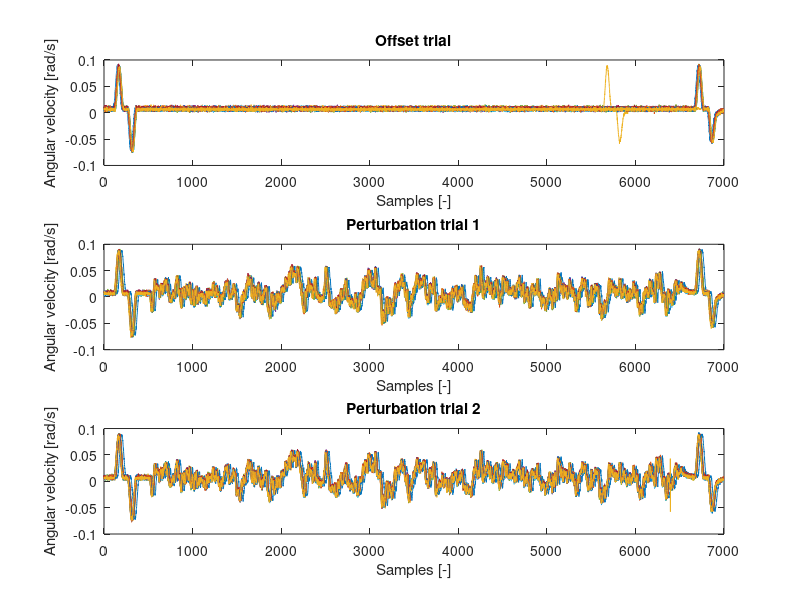

Source code (MATLAB): (Note: this script raises an error after producing the figure.)
%% Processing and analysing raw pitch IMU data for 24 subjects

% This script processes the raw heave IMU data for 24 subjects into final
% angular velocity input signals suitable for system identification.

clear all
close all
clc 

%% Load files

% !!! CHANGE DESIGNED PERTURBATION FOR CORRECT MOTION HERE !!!
% Designed perturbation signal
load('pitch_pert_amp05'); 
clearvars pitch_acc_amp05 pitch_dis_amp05
%%
% !!! CHANGE mat-file FOR CORRECT MOTION HERE !!!
% Measured force signals
IMU_data  = load('cell_array_pitch_IMU_data_24subs.mat');

%% Define the correct sign convention here
des_pert    = pitch_vel_amp05;
clearvars pitch_vel_amp05

%% Genereta cell structure (DO NOT CHANGE!)
IMU_data    = struct2cell(IMU_data);
offset      = cell2mat(IMU_data{1});
trial1      = cell2mat(IMU_data{2});
trial2      = cell2mat(IMU_data{3});

%% Plot raw acceleration data
figure('name', 'Raw IMU data')
subplot(311)
    plot(offset)
    xlabel('Samples [-]')
    ylabel('Angular velocity [rad/s]')
    title('Offset trial');
subplot(312)
    plot(trial1)
    xlabel('Samples [-]')
    ylabel('Angular velocity [rad/s]')
    title('Perturbation trial 1');
subplot(313)
    plot(trial2)
    xlabel('Samples [-]')
    ylabel('Angular velocity [rad/s]')
    title('Perturbation trial 2');
    
%% Filtering IMU data for removing noise
close all
offset_filt = IMU_noise_filter(offset);
trial1_filt = IMU_noise_filter(trial1);
trial2_filt = IMU_noise_filter(trial2);

%% Plot unfiltered against filtered IMU data
figure('name','Unfiltered vs. filtered IMU data')
subplot(231)
    plot(offset)
%     ylim([8 12]);
    xlim([0 7000]);
    ylabel('Angular velocity [rad/s]')
    title('Offset trial unfiltered');
subplot(234)
    plot(offset_filt)
%     ylim([8 12]);
    xlim([0 7000]);
    ylabel('Angular velocity [rad/s]')
    xlabel('Samples [-]')
    title('Offset trial filtered');
subplot(232)
    plot(trial1)
%     ylim([8 12]);
    xlim([0 7000]);
    title('Trial 1 unfiltered');
subplot(235)
    plot(trial1_filt)
%     ylim([8 12]);
    xlim([0 7000]);
    ylabel('Angular velocity [rad/s]')
    xlabel('Samples [-]')
    title('Trial 1 filtered');
subplot(233)
    plot(trial2)
%     ylim([8 12]);
    xlim([0 7000]);
    ylabel('Angular velocity [rad/s]')
    xlabel('Samples [-]')
    title('Trial 2 unfiltered');
subplot(236)
    plot(trial2_filt)
%     ylim([8 12]);
    xlim([0 7000]);
    ylabel('Angular velocity [rad/s]')
    xlabel('Samples [-]')
    title('Trial 2 filtered');

%% Compare designed perturbation signal with measured IMU signal
close all
figure()
    hold on;
    plot(des_pert);
    plot(trial1_filt(:,14));
    legend('Des. perturbation', 'Mes. signal')

%% Calculate delay and align all measured interface forces with the designed signal 
close all 

% this function calculates for all participants the delay between the
% designed signal and the measured IMU signals for trial 1 and 2.
[t1_aligned, lag_t1] = my_xcov_function_IMU(des_pert, trial1_filt);
[t2_aligned, lag_t2] = my_xcov_function_IMU(des_pert, trial2_filt);

%% Resample the measured IMU data

% p and q define the resampling rate = p/q
p = 6500;
q = 6502;

t1_resampled = my_resample_function(t1_aligned,p,q);
t2_resampled = my_resample_function(t2_aligned,p,q);

%% Check here the effect of resampling for individual subjects 
% give in subject number here
subject = 1;

% calculate offset of IMU sensor for better comparison 
error = mean(offset(1000:6000,subject));

figure('name','Checking the effect of resampling')
subplot(211)
    hold on;
    plot(des_pert)
    plot(t1_aligned{subject}-error)
    ylim([-2 2])
    ylabel('Angular velocity [rad/s]')
    xlabel('Samples [-]')
    legend('Des. perturbation', 'Raw Mes. signal')
subplot(212)
    hold on;
    plot(des_pert)
    plot(t1_resampled{subject}-error)
    ylim([-2 2])
    ylabel('Angular velocity [rad/s]')
    xlabel('Samples [-]')
    legend('Des. perturbation', 'Resamp. Mes. signal')

%% Extract perturbation part from measured IMU signals
final_vel_t1 = extract_pert_part_IMU(t1_resampled);
final_vel_t2 = extract_pert_part_IMU(t2_resampled);

figure()
subplot(211)
    plot(final_vel_t1);
    xlim([0 1000]);
subplot(212)
    plot(final_vel_t2);
    xlim([0 1000]);
    
%% Store final vel. signals for system identification (SI) 
close all
%%% !!! CHANGE NAME IN CORRECT MOTION !!! %%%
pitch_vel_signals_SI_t1 = final_vel_t1; 
pitch_vel_signals_SI_t2 = final_vel_t2;

%%% !!! STORE IN SAME DIRECTORY THAT CONTAINS THE TRANSFER FUNCTION SCRIPT FOR RIDER ID !!! %%% 
save('D:\gdialynas\Desktop\My files\Passive rider project\Msc_Jelle_de_hann\IMU_data\Pitch IMU data\pitch_vel_signals_SI_t1_t2.mat','pitch_vel_signals_SI_t1','pitch_vel_signals_SI_t2');
